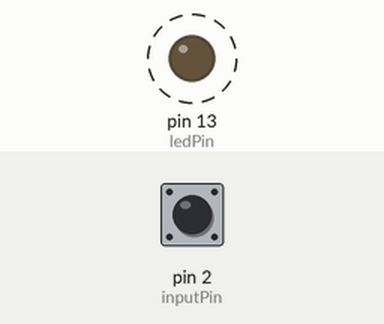
Bench run of a sketch on a simulated Arduino Uno, built with avr-gcc and run on an emulated ATmega328P. On the bench: output pins drawn as LEDs (lit = HIGH). Dashed ring = blinking. The test bench sets the inputs (shaded band); at power-on: pin 2 (inputPin) LOW. Pins used as bus, display or sensor lines are not drawn; what the sketch prints to the serial monitor is not drawn.

Above: at 1.9 s.
2.0 s: pin 2 (inputPin) driven HIGH
5.0 s: pin 2 (inputPin) pulsed LOW 5 times (0.12 s each, 0.3 s apart)
Timing chart, 0 to 14.5 s (numbered marks = the images above; inputs shaded):
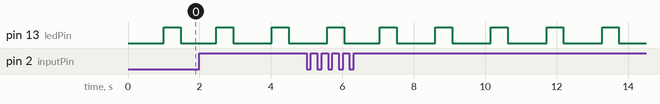

The sketch:

as5045.ino
```cpp
const int ledPin = 13; // LED connected to digital pin 13, used as a heartbeat
const int clockPin = 7; // output to clock
const int CSnPin = 6; // output to chip select
const int inputPin = 2; // read AS5045

int inputstream = 0; // one bit read from pin
long packeddata = 0; // two bytes concatenated from inputstream
long angle = 0; // holds processed angle value
long anglemask = 262080; // 0x111111111111000000: mask to obtain first 12 digits with position info
long statusmask = 63; // 0x000000000000111111; mask to obtain last 6 digits containing status info
long statusbits; // holds status/error information
int DECn; // bit holding decreasing magnet field error data
int INCn; // bit holding increasing magnet field error data
int OCF; // bit holding startup-valid bit
int COF; // bit holding cordic DSP processing error data
int LIN; // bit holding magnet field displacement error data
int debug = 1; // SET THIS TO 0 TO DISABLE PRINTING OF ERROR CODES

void setup()
{
    Serial.begin(9600);
    pinMode(ledPin, OUTPUT); // visual signal of I/O to chip: heartbeat
    pinMode(clockPin, OUTPUT); // SCK
    pinMode(CSnPin, OUTPUT); // CSn -- has to toggle high and low to signal chip to start data transfer
    pinMode(inputPin, INPUT); // SDA
}

void loop()
{
    // CSn needs to cycle from high to low to initiate transfer. Then clock cycles. As it goes high
    // again, data will appear on sda
    digitalWrite(CSnPin, HIGH); // CSn high
    digitalWrite(clockPin, HIGH); // CLK high
    delay(1000); // wait for 1 second for no particular reason
    digitalWrite(ledPin, HIGH); // signal start of transfer with LED
    digitalWrite(CSnPin, LOW); // CSn low: start of transfer
    delay(100); // delay for chip -- 1000x as long as it needs to be
    digitalWrite(clockPin, LOW); // CLK goes low: start clocking
    delay(10); // hold low for 10 ms
    for (int x=0; x < 18; x++) // clock signal, 18 transitions, output to clock pin
    {
        digitalWrite(clockPin, HIGH); // clock goes high
        delay(10); // wait 10ms
        inputstream = digitalRead(inputPin); // read one bit of data from pin
        //Serial.print(inputstream, DEC); // useful if you want to see the actual bits
        packeddata = ((packeddata << 1) + inputstream); // left-shift summing variable, add pin value
        digitalWrite(clockPin, LOW);
        delay(10); // end of one clock cycle
    } // end of entire clock cycle
    //Serial.println(" ");
    digitalWrite(ledPin, LOW); // signal end of transmission
    // lots of diagnostics for verifying bitwise operations
    //Serial.print("packed:");
    //Serial.println(packeddata,DEC);
    //Serial.print("pack bin: ");
    // Serial.println(packeddata,BIN);
    angle = packeddata & anglemask; // mask rightmost 6 digits of packeddata to zero, into angle.
    //Serial.print("mask: ");
    //Serial.println(anglemask, BIN);
    //Serial.print("bin angle:");
    //Serial.println(angle, BIN);
    //Serial.print("angle: ");
    //Serial.println(angle, DEC);
    angle = (angle >> 6); // shift 18-digit angle right 6 digits to form 12-digit value
    //Serial.print("angleshft:");
    //Serial.println(angle, BIN);
    //Serial.print("angledec: ");
    //Serial.println(angle, DEC);
    angle = angle * 0.08789; // angle * (360/4096) == actual degrees
    Serial.print("angle: "); // and, finally, print it.
    Serial.println(angle, DEC);
    //Serial.println("--------------------");
    //Serial.print("raw: "); // this was the prefix for the bit-by-bit diag output inside the loop.
    if (debug)
    {
        statusbits = packeddata & statusmask;
        DECn = statusbits & 2; // goes high if magnet moved away from IC
        INCn = statusbits & 4; // goes high if magnet moved towards IC
        LIN = statusbits & 8; // goes high for linearity alarm
        COF = statusbits & 16; // goes high for cordic overflow: data invalid
        OCF = statusbits & 32; // this is 1 when the chip startup is finished.
        if (DECn && INCn) { Serial.println("magnet moved out of range"); }
        else
        {
            if (DECn) { Serial.println("magnet moved away from chip"); }
            if (INCn) { Serial.println("magnet moved towards chip"); }
        }
        if (LIN) { Serial.println("linearity alarm: magnet misaligned? Data questionable."); }
        if (COF) { Serial.println("cordic overflow: magnet misaligned? Data invalid."); }
    }

    packeddata = 0; // reset both variables to zero so they don't just accumulate
    angle = 0;
}
```

Measured:
- by itself, pin 13 (ledPin): alternates HIGH for 0.47 s and LOW for 1.1 s
